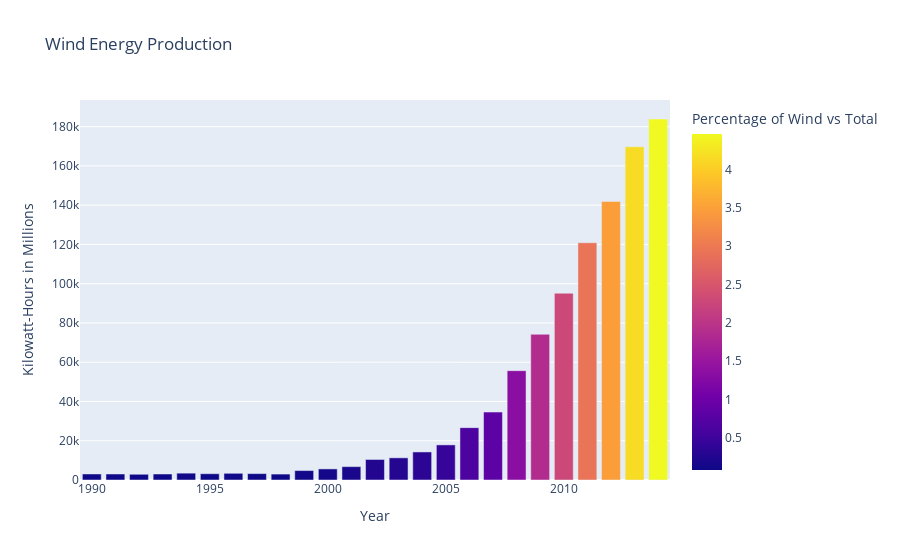

Here is the notebook cell this chart was saved with:
### Code cell
#Wind plotly

nat_bar_plotly(wind_results, 'wind_as_per', 'Wind', 'Wind')

### Figure 1 — Plotly figure (JSON) as saved in the notebook; plotly's stock layout.template omitted (floating-point values rounded to 4 significant figures)
{"data": [{"alignmentgroup": "True", "customdata": [[4.461], [4.146], [3.481], [2.924], [2.289], [1.866], [1.341], [0.8257], [0.651], [0.4374], [0.3567], [0.2883], [0.2687], [0.1821], [0.148], [0.1305], [0.08373], [0.09345], [0.09844], [0.09475], [0.1066], [0.09508], [0.09416], [0.0989], [0.1012]], "hoverlabel": {"namelength": 0}, "hovertemplate": "Year=%{x}<br>Kilowatt-Hours in Millions=%{y}<br>Percentage of Wind vs Total=%{marker.color}", "legendgroup": "", "marker": {"color": [4.461, 4.146, 3.481, 2.924, 2.289, 1.866, 1.341, 0.8257, 0.651, 0.4374, 0.3567, 0.2883, 0.2687, 0.1821, 0.148, 0.1305, 0.08373, 0.09345, 0.09844, 0.09475, 0.1066, 0.09508, 0.09416, 0.0989, 0.1012], "coloraxis": "coloraxis"}, "name": "", "offsetgroup": "", "orientation": "v", "showlegend": false, "textposition": "auto", "type": "bar", "x": [2014, 2013, 2012, 2011, 2010, 2009, 2008, 2007, 2006, 2005, 2004, 2003, 2002, 2001, 2000, 1999, 1998, 1997, 1996, 1995, 1994, 1993, 1992, 1991, 1990], "xaxis": "x", "y": [183892, 169713, 141922, 120854, 95148, 74226, 55696, 34603, 26676, 17881, 14291, 11300, 10459, 6806, 5650, 4802, 3018, 3254, 3410, 3196, 3483, 3053, 2917, 3051, 3066], "yaxis": "y"}], "layout": {"barmode": "relative", "coloraxis": {"colorbar": {"title": {"text": "Percentage of Wind vs Total"}}, "colorscale": [[0, "#0d0887"], [0.1111, "#46039f"], [0.2222, "#7201a8"], [0.3333, "#9c179e"], [0.4444, "#bd3786"], [0.5556, "#d8576b"], [0.6667, "#ed7953"], [0.7778, "#fb9f3a"], [0.8889, "#fdca26"], [1, "#f0f921"]]}, "legend": {"tracegroupgap": 0}, "title": {"text": "Wind Energy Production"}, "xaxis": {"anchor": "y", "domain": [0, 1], "title": {"text": "Year"}}, "yaxis": {"anchor": "x", "domain": [0, 1], "title": {"text": "Kilowatt-Hours in Millions"}}}}
